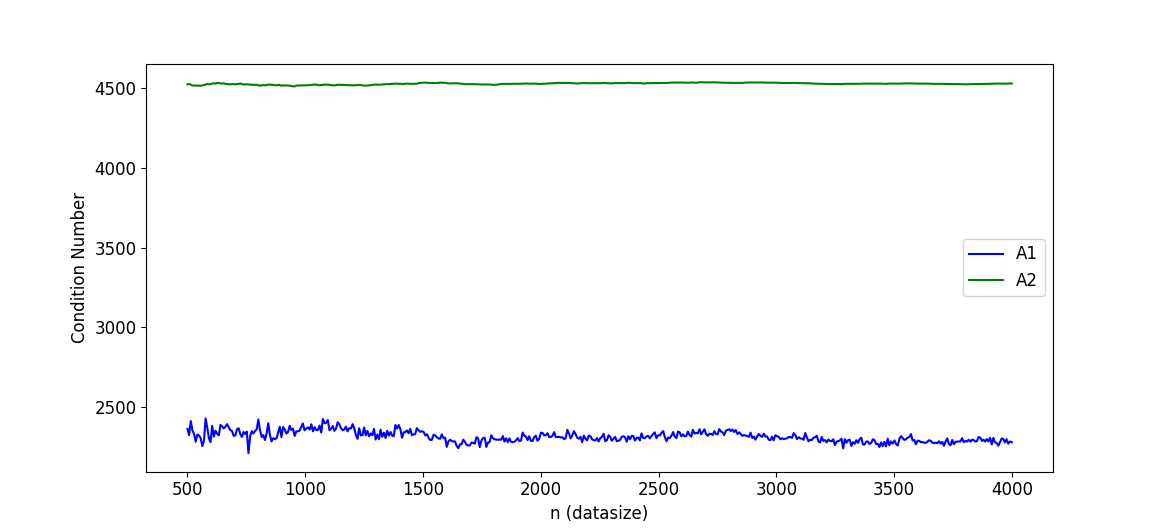

Python code for this plot:

import pandas as pd 
import matplotlib.pyplot as plt  # Corrected import
import numpy as np


ATE_DATA_Col = pd.read_csv(r"C:\Users\Rishi\OneDrive\Documents\GitHub\Causal-Data-Checks\kernel_conditions_Colangelo.csv")

ATE_DATA_JC = pd.read_csv(r"C:\Users\Rishi\OneDrive\Documents\GitHub\Causal-Data-Checks\kernel_conditions_Job_Corps.csv")

CATE_DATA_JC = pd.read_csv(r"C:\Users\Rishi\OneDrive\Documents\GitHub\Causal-Data-Checks\kernel_conditions_Job_Corps_CATE.csv")

CATE_DATA_syn = pd.read_csv(r"C:\Users\Rishi\OneDrive\Documents\GitHub\Causal-Data-Checks\kernel_conditions_Synthetic_CATE.csv")

CATE_DATA_syn_n = pd.read_csv(r"C:\Users\Rishi\OneDrive\Documents\GitHub\Causal-Data-Checks\kernel_conditions_Synthetic_Scaling_CATE.csv")

CATE_DATA_syn_n_const = pd.read_csv(r"C:\Users\Rishi\OneDrive\Documents\GitHub\Causal-Data-Checks\kernel_conditions_Synthetic_Scaling_CATE_constlam.csv")


CATE_DATA_JC_n = pd.read_csv(r"C:\Users\Rishi\OneDrive\Documents\GitHub\Causal-Data-Checks\kernel_conditions_JC_Scaling_CATE.csv")

CATE_DATA_JC_n_const = pd.read_csv(r"C:\Users\Rishi\OneDrive\Documents\GitHub\Causal-Data-Checks\kernel_conditions_JC_Scaling_CATE_const_lamb.csv")



path = r"C:\Users\Rishi\OneDrive\Documents\GitHub\Causal-Data-Checks\Plots"



# # ATE dataset

# # Set the font size for the plots
# plt.rcParams.update({'font.size': 16})

# # Create the combined plot for ATE_DATA_Col and ATE_DATA_JC
# plt.figure(figsize=(11.7, 4.3))  # A4 size in inches
# # Plot ATE_DATA_Col
# plt.plot(ATE_DATA_Col.iloc[:, 0], ATE_DATA_Col.iloc[:, 1], label='Colangelo Dataset', color='b')

# # Plot ATE_DATA_JC
# plt.plot(ATE_DATA_JC.iloc[:, 0], ATE_DATA_JC.iloc[:, 2], label='Job Corp Dataset', color='g')

# # Add labels and legend
# plt.xlabel('Lambda (Regularisation)', fontsize=16)
# plt.ylabel('Condition Number', fontsize=16)
# plt.legend()

# plt.tight_layout()


# # Specify the filename
# filename = "ate_combined_plot.pdf"

# # Save the plot to the specified path with the filename
# plt.savefig(f"{path}/{filename}",format = "pdf")


# # # Show the plot
# # plt.show()






# #const lam data

# # Set the font size for the plots
# plt.rcParams.update({'font.size': 16})

# # Create the plot with column 1 as the x-axis, and columns 3 and 5 as y-axis
# plt.figure(figsize=(11.7, 4.3))  # A4 size in inches

# # Plot column 3
# plt.plot(CATE_DATA_syn_n_const.iloc[:, 0], CATE_DATA_syn_n_const.iloc[:, 2], label='A1', color='b')

# # Plot column 5
# plt.plot(CATE_DATA_syn_n_const.iloc[:, 0], CATE_DATA_syn_n_const.iloc[:, 4], label='A2', color='g')

# # Add labels and legend
# plt.xlabel('n (datasize)', fontsize=16)
# plt.ylabel('Condition Number', fontsize=16)
# plt.legend()

# plt.tight_layout()

# # Specify the filename
# filename = "constant_lambda.pdf"

# # Save the plot to the specified path with the filename
# plt.savefig(f"{path}/{filename}",format = "pdf")


# # # Show the plot
# # plt.show()












#const lam data

# Set the font size for the plots
plt.rcParams.update({'font.size': 16})

# Create the plot with column 1 as the x-axis, and columns 3 and 5 as y-axis
plt.figure(figsize=(11.7, 4.3))  # A4 size in inches

# Plot column 3
plt.plot(CATE_DATA_JC_n_const.iloc[:, 0], CATE_DATA_JC_n_const.iloc[:, 2], label='A1', color='b')

# Plot column 5
plt.plot(CATE_DATA_JC_n_const.iloc[:, 0], CATE_DATA_JC_n_const.iloc[:, 4], label='A2', color='g')

# Add labels and legend
plt.xlabel('n (datasize)', fontsize=16)
plt.ylabel('Condition Number', fontsize=16)
plt.legend()

plt.tight_layout()

# Specify the filename
filename = "JC_constant_lambda.pdf"

# Save the plot to the specified path with the filename
plt.savefig(f"{path}/{filename}",format = "pdf")


# # Show the plot
# plt.show()

























# #CATE data

# # Set the font size for the plots
# plt.rcParams.update({'font.size': 16})

# # Create the plot with column 1 as the x-axis, and columns 3 and 5 as y-axis
# plt.figure(figsize=(11.7, 4.3))  # A4 size in inches

# # Plot column 3
# plt.plot(CATE_DATA_JC.iloc[:, 0], CATE_DATA_JC.iloc[:, 1], label='A1', color='b')

# # Plot column 5
# plt.plot(CATE_DATA_JC.iloc[:, 0], CATE_DATA_JC.iloc[:, 2], label='A2', color='g')

# # Add labels and legend
# plt.xlabel('Lambda (Regularisation)', fontsize=16)
# plt.ylabel('Condition Number', fontsize=16)
# plt.legend()

# plt.tight_layout()

# # Specify the filename
# filename = "Cate_JC.pdf"

# # Save the plot to the specified path with the filename
# plt.savefig(f"{path}/{filename}",format = "pdf")

# # # Show the plot
# # plt.show()







# #CATE data

# # Set the font size for the plots
# plt.rcParams.update({'font.size': 16})

# # Create the plot with column 1 as the x-axis, and columns 3 and 5 as y-axis
# plt.figure(figsize=(11.7, 4.3))  # A4 size in inches

# # Plot column 3
# plt.plot(CATE_DATA_syn.iloc[:, 0], CATE_DATA_syn.iloc[:, 1], label='A1', color='b')

# # Plot column 5
# plt.plot(CATE_DATA_syn.iloc[:, 0], CATE_DATA_syn.iloc[:, 2], label='A2', color='g')

# # Add labels and legend
# plt.xlabel('Lambda (Regularisation)', fontsize=16)
# plt.ylabel('Condition Number', fontsize=16)
# plt.legend()

# plt.tight_layout()

# # Specify the filename
# filename = "Cate_syn.pdf"

# # Save the plot to the specified path with the filename
# plt.savefig(f"{path}/{filename}",format = "pdf")

# # # Show the plot
# # plt.show()







# #CATE data

# # Set the font size for the plots
# plt.rcParams.update({'font.size': 16})

# # Calculate a simple moving average
# window_size = 10  # Adjust this window size as needed
# A1_moving_avg = CATE_DATA_syn_n.iloc[:, 2].rolling(window=window_size).mean()
# lambda_moving_avg = CATE_DATA_syn_n.iloc[:, 1].rolling(window=window_size).mean()

# # Create the plot with column 1 as the x-axis, and columns 2 and 3 as y-axis
# fig, ax1 = plt.subplots(figsize=(11.7, 4.3))  # A4 size in inches

# # Plot column 2 (A1) on the primary y-axis with dotted line and translucent color
# ax1.plot(CATE_DATA_syn_n.iloc[:, 0], CATE_DATA_syn_n.iloc[:, 2], label='A1', color='b', linestyle='--', alpha=0.1)

# # Plot moving average for A1
# ax1.plot(CATE_DATA_syn_n.iloc[:, 0], A1_moving_avg, label='A1 Moving Average', color='b')

# # Set the primary y-axis labels and colors
# ax1.set_xlabel('n (Datasize)', fontsize=16)
# ax1.set_ylabel('Condition Number (A1)', fontsize=16, color='b')
# ax1.tick_params(axis='y', labelcolor='b')

# # Create a second y-axis for lambda on the right side
# ax2 = ax1.twinx()

# # Plot column 1 vs column 1 (lambda) on the secondary y-axis with dotted line and translucent color
# ax2.plot(CATE_DATA_syn_n.iloc[:, 0], CATE_DATA_syn_n.iloc[:, 1], label='Lambda', color='r', linestyle='--', alpha=0.1)

# # Plot moving average for lambda
# ax2.plot(CATE_DATA_syn_n.iloc[:, 0], lambda_moving_avg, label='Lambda Moving Average', color='r')

# # Set the secondary y-axis labels and colors
# ax2.set_ylabel('Lambda', fontsize=16, color='r')
# ax2.tick_params(axis='y', labelcolor='r')

# # Add legend for both plots
# ax1.legend(loc="upper left")
# ax2.legend(loc="upper right")

# plt.tight_layout()


# # Specify the filename
# filename = "Cate_n1.pdf"

# # Save the plot to the specified path with the filename
# plt.savefig(f"{path}/{filename}",format = "pdf")
# # Show the plot
# # plt.show()
















# #CATE data

# # Set the font size for the plots
# plt.rcParams.update({'font.size': 16})

# # Calculate a simple moving average
# window_size = 10  # Adjust this window size as needed
# A1_moving_avg = CATE_DATA_syn_n.iloc[:, 4].rolling(window=window_size).mean()
# lambda_moving_avg = CATE_DATA_syn_n.iloc[:, 3].rolling(window=window_size).mean()

# # Create the plot with column 1 as the x-axis, and columns 2 and 3 as y-axis
# fig, ax1 = plt.subplots(figsize=(11.7, 4.3))  # A4 size in inches

# # Plot column 2 (A1) on the primary y-axis with dotted line and translucent color
# ax1.plot(CATE_DATA_syn_n.iloc[:, 0], CATE_DATA_syn_n.iloc[:, 4], label='A2', color='b', linestyle='--', alpha=0.1)

# # Plot moving average for A1
# ax1.plot(CATE_DATA_syn_n.iloc[:, 0], A1_moving_avg, label='A2 Moving Average', color='b')

# # Set the primary y-axis labels and colors
# ax1.set_xlabel('n (Datasize)', fontsize=16)
# ax1.set_ylabel('Condition Number (A2)', fontsize=16, color='b')
# ax1.tick_params(axis='y', labelcolor='b')

# # Create a second y-axis for lambda on the right side
# ax2 = ax1.twinx()

# # Plot column 1 vs column 1 (lambda) on the secondary y-axis with dotted line and translucent color
# ax2.plot(CATE_DATA_syn_n.iloc[:, 0], CATE_DATA_syn_n.iloc[:, 3], label='Lambda', color='r', linestyle='--', alpha=0.1)

# # Plot moving average for lambda
# ax2.plot(CATE_DATA_syn_n.iloc[:, 0], lambda_moving_avg, label='Lambda Moving Average', color='r')

# # Set the secondary y-axis labels and colors
# ax2.set_ylabel('Lambda', fontsize=16, color='r')
# ax2.tick_params(axis='y', labelcolor='r')

# # Add legend for both plots
# ax1.legend(loc="upper left")
# ax2.legend(loc="upper right")

# plt.tight_layout()


# # Specify the filename
# filename = "Cate_n2.pdf"

# # Save the plot to the specified path with the filename
# plt.savefig(f"{path}/{filename}",format = "pdf")

# # Show the plot
# # plt.show()





















#CATE data JC scaling

# Set the font size for the plots
plt.rcParams.update({'font.size': 16})

# Calculate a simple moving average
window_size = 10  # Adjust this window size as needed
A1_moving_avg = CATE_DATA_JC_n.iloc[:, 2].rolling(window=window_size).mean()
lambda_moving_avg = CATE_DATA_JC_n.iloc[:, 1].rolling(window=window_size).mean()

# Create the plot with column 1 as the x-axis, and columns 2 and 3 as y-axis
fig, ax1 = plt.subplots(figsize=(11.7, 4.3))  # A4 size in inches

# Plot column 2 (A1) on the primary y-axis with dotted line and translucent color
ax1.plot(CATE_DATA_JC_n.iloc[:, 0], CATE_DATA_JC_n.iloc[:, 2], label='A1', color='b', linestyle='--', alpha=0.1)

# Plot moving average for A1
ax1.plot(CATE_DATA_JC_n.iloc[:, 0], A1_moving_avg, label='A1 Moving Average', color='b')

# Set the primary y-axis labels and colors
ax1.set_xlabel('n (Datasize)', fontsize=16)
ax1.set_ylabel('Condition Number (A1)', fontsize=16, color='b')
ax1.tick_params(axis='y', labelcolor='b')

# Create a second y-axis for lambda on the right side
ax2 = ax1.twinx()

# Plot column 1 vs column 1 (lambda) on the secondary y-axis with dotted line and translucent color
ax2.plot(CATE_DATA_JC_n.iloc[:, 0], CATE_DATA_JC_n.iloc[:, 1], label='Lambda', color='r', linestyle='--', alpha=0.1)

# Plot moving average for lambda
ax2.plot(CATE_DATA_JC_n.iloc[:, 0], lambda_moving_avg, label='Lambda Moving Average', color='r')

# Set the secondary y-axis labels and colors
ax2.set_ylabel('Lambda', fontsize=16, color='r')
ax2.tick_params(axis='y', labelcolor='r')

# Add legend for both plots
ax1.legend(loc="upper left")
ax2.legend(loc="upper right")

plt.tight_layout()


# Specify the filename
filename = "Cate_n1_JC.pdf"

# Save the plot to the specified path with the filename
plt.savefig(f"{path}/{filename}",format = "pdf")
# Show the plot
# plt.show()
















#CATE data

# Set the font size for the plots
plt.rcParams.update({'font.size': 16})

# Calculate a simple moving average
window_size = 10  # Adjust this window size as needed
A1_moving_avg = CATE_DATA_JC_n.iloc[:, 4].rolling(window=window_size).mean()
lambda_moving_avg = CATE_DATA_JC_n.iloc[:, 3].rolling(window=window_size).mean()

# Create the plot with column 1 as the x-axis, and columns 2 and 3 as y-axis
fig, ax1 = plt.subplots(figsize=(11.7, 4.3))  # A4 size in inches

# Plot column 2 (A1) on the primary y-axis with dotted line and translucent color
ax1.plot(CATE_DATA_JC_n.iloc[:, 0], CATE_DATA_JC_n.iloc[:, 4], label='A2', color='b', linestyle='--', alpha=0.1)

# Plot moving average for A1
ax1.plot(CATE_DATA_JC_n.iloc[:, 0], A1_moving_avg, label='A2 Moving Average', color='b')

# Set the primary y-axis labels and colors
ax1.set_xlabel('n (Datasize)', fontsize=16)
ax1.set_ylabel('Condition Number (A2)', fontsize=16, color='b')
ax1.tick_params(axis='y', labelcolor='b')

# Create a second y-axis for lambda on the right side
ax2 = ax1.twinx()

# Plot column 1 vs column 1 (lambda) on the secondary y-axis with dotted line and translucent color
ax2.plot(CATE_DATA_JC_n.iloc[:, 0], CATE_DATA_JC_n.iloc[:, 3], label='Lambda', color='r', linestyle='--', alpha=0.1)

# Plot moving average for lambda
ax2.plot(CATE_DATA_JC_n.iloc[:, 0], lambda_moving_avg, label='Lambda Moving Average', color='r')

# Set the secondary y-axis labels and colors
ax2.set_ylabel('Lambda', fontsize=16, color='r')
ax2.tick_params(axis='y', labelcolor='r')

# Add legend for both plots
ax1.legend(loc="upper left")
ax2.legend(loc="upper right")

plt.tight_layout()


# Specify the filename
filename = "Cate_n2_JC.pdf"

# Save the plot to the specified path with the filename
plt.savefig(f"{path}/{filename}",format = "pdf")

# Show the plot
# plt.show()


